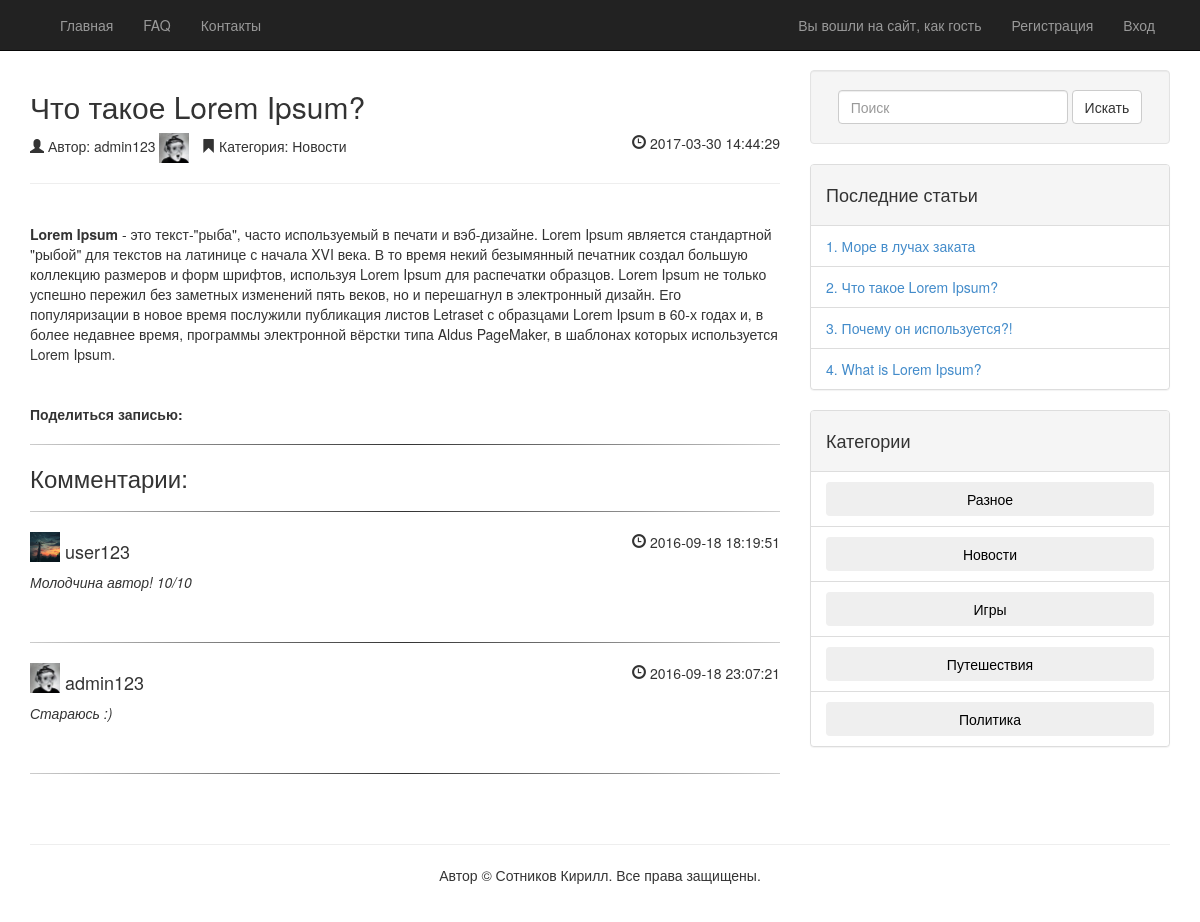
/Home/article/42, run on the app's committed database.
### tables this page shows
CREATE TABLE `articles` (
  `Id` int(11) NOT NULL,
  `Header` varchar(40) NOT NULL,
  `Article` varchar(2000) NOT NULL,
  `Datetime` datetime NOT NULL,
  `Userid` int(11) NOT NULL,
  `CategoryId` int(11) NOT NULL
);

CREATE TABLE `users` (
  `id` int(11) NOT NULL,
  `Login` varchar(30) NOT NULL,
  `Password` varchar(60) NOT NULL,
  `Role` varchar(30) NOT NULL,
  `Date` date NOT NULL,
  `Avatar` varchar(255) NOT NULL,
  `Isbanned` tinyint(1) NOT NULL
);

CREATE TABLE `categories` (
  `Id` int(11) NOT NULL,
  `Name` varchar(30) NOT NULL
);

CREATE TABLE `comments` (
  `Id` int(11) NOT NULL,
  `Text` varchar(300) NOT NULL,
  `Datetime` datetime NOT NULL,
  `UserId` int(11) NOT NULL,
  `ArticleId` int(11) NOT NULL
);

### MVC/Config/ControllerConfig.php (called while the page is built, shortened)
<?php namespace MVC\Config;
	class ControllerConfig{
		public static function getName($controllerClass){
			if (preg_match('/'.self::DIR.'\\\\(\w+)'.self::SUFFIX.'/', $controllerClass, $m)) {
				return strtolower($m[1]);
			}
			else{
				return '';
			}
		}
	}
?>

### MVC/Helpers/Path.php (called while the page is built, shortened)
<?php
class Path
{
    public static function getAbsolutePath() {
        return '';
    }
}

### MVC/Config/ViewConfig.php (called while the page is built, shortened)
<?php namespace MVC\Config;
class ViewConfig{
		public static function getTemplate(string $template = null, $controllerClass){
			if (file_exists($template)) {
				$file = $template;
			}
			else{
				$file = self::DIR."/"."Layouts/".ControllerConfig::getName($controllerClass).self::EXT;
			}
            $file = Path::getAbsolutePath() . $file;
			return $file;
		}
	}
?>

### Controllers/HomeController.php (called while the page is built, shortened)
<?php namespace Controllers;
class HomeController extends BaseController{
 		public function __construct(array $init){
 				$this->model = new HomeModel();
 		}
		public function article($id = null){
			$this->view->output($this->model->article($id));
		}
	}
?>

### MVC/Controllers/BaseController.php (called while the page is built, shortened)
<?php namespace MVC\Controllers;
	class BaseController{
		protected $id;
		protected $action;
		public function __construct(array $init){
			$this->action = $init['action'];
			if (!empty($init['id'])) {
				$this->id = $init['id'];
			}
		}
		public function executeAction(){
			return $this->{$this->action}($this->id);
		}
	}
?>

### index.php (called while the page is built, shortened)
<?php
spl_autoload_register(function($clsName){
    include_once 'MVC/Helpers/Path.php';
});
$app = new App();
$controller = $app->createController();
$controller->executeAction();

### MVC/Views/ViewModel.php (called while the page is built, shortened)
<?php namespace MVC\Views;
class ViewModel{
		public function get($name){
			if (isset($this->{$name})) {
						return $this->{$name};
				}
			else {
						return null;
				 }
		}
	}
?>

### Models/HomeModel.php (called while the page is built, shortened)
<?php namespace Models;
class HomeModel extends BaseModel{
		public function article($id = null){
			$this->viewModel->set('pageTitle', 'Статья');
			$db = MVC\Config\DbConfig::getConnection();
			$selectedArticle = mysqli_query($db,"SELECT * FROM articles WHERE Id='$id';");
			$articleRow = mysqli_fetch_array($selectedArticle);
			$result = mysqli_query($db,"SELECT * FROM comments WHERE ArticleId='$id'");
			$num_result = mysqli_num_rows($result);
			$allCommentsResults = array();
			for ($i = 0; $i<$num_result; $i++) {
				$allCommentsResults[] = mysqli_fetch_array($result);
			}
			$categoryId = $articleRow['CategoryId'];
			$result = mysqli_query($db,"SELECT * FROM categories WHERE Id='$categoryId'");
			$categoryrow = mysqli_fetch_array($result);
			$userId = $articleRow['Userid'];
			$result2 = mysqli_query($db,"SELECT * FROM users WHERE id='$userId'");
			$userrow = mysqli_fetch_array($result2);
			$this->viewModel->set('commenterror',$commenterror);
			$this->viewModel->set('articleRow',$articleRow);
			$this->viewModel->set('allCommentsResults',$allCommentsResults);
			$this->viewModel->set('categoryrow', $categoryrow);
			$this->viewModel->set('userrow', $userrow);
			return $this->viewModel;
		}
	}
?>

### Views/Home/article.php (the view, shortened to what this page needs)
<?php
$db = MVC\Config\DbConfig::getConnection();
$articleRow = $viewModel->get('articleRow');
$allCommentsResults = $viewModel->get('allCommentsResults');
$userrow = $viewModel->get('userrow');
$categoryrow = $viewModel->get('categoryrow');
?>
<article>
    <h2><?php echo $articleRow['Header'] ?></h2>
    <div class="row">
        <div class="group1 col-sm-6 col-md-6">
            <span class="glyphicon glyphicon-user"></span> Автор:
            <?php echo $userrow["Login"] ?>
            <img width="30" ; height="30" ; alt="userPicture"
                 src="/static/<?php echo $userrow['Avatar'] ?>">
            <span class="glyphicon glyphicon-bookmark"></span> Категория:
            <?php echo $categoryrow["Name"] ?>
        </div>
        <div class="group2 col-sm-6 col-md-6">
            <div class="pull-right"><?php echo "&nbsp;" . $articleRow["Datetime"] ?></div>
            <span class="glyphicon glyphicon-time pull-right"></span>
        </div>
    </div>
    <hr>
    <br/>
    <div class="container123" style=" word-wrap:break-word;"><?php echo $articleRow["Article"] ?></div>
    <div class="pull-left">
        <b>Поделиться записью:</b>
    </div>
    <br/>
    <hr style=" border: 0;
		    height: 1px;
		    background: #333;
		    background-image: linear-gradient(to right, #ccc, #333, #ccc);">
</article>
<h3>Комментарии:</h3>
<hr style=" border: 0;
		    height: 1px;
		    background: #333;
		    background-image: linear-gradient(to right, #ccc, #333, #ccc);">
<ul id="comments" class="comments">
    <?php foreach ($allCommentsResults as $commentRow) {
        $userId = $commentRow['UserId'];
        $result = mysqli_query($db, "SELECT * FROM users WHERE id='$userId'");
        $userRow = mysqli_fetch_array($result); ?>
        <li class="comment">
            <div class="clearfix">
                <img class="pull-left" width="30" ; height="30" ; alt="userPicture"
                     src="/static/<?php echo $userRow['Avatar'] ?>">
                <h4 class="pull-left"><?php echo "&nbsp;" . $userRow['Login'] ?></h4>
                <p class="pull-right"><?php echo "&nbsp;" . $commentRow['Datetime'] ?></p>
                <span class="glyphicon glyphicon-time pull-right"></span>
            </div>
            <p cols="20">
                <em style=" word-wrap:break-word;"><?php echo $commentRow['Text'] ?></em>
            </p>
            <br/>
            <hr style=" border: 0;
		    height: 1px;
		    background: #333;
		    background-image: linear-gradient(to right, #ccc, #333, #ccc);">
        </li>
    <?php } ?>
</ul>

### MVC/Views/View.php (shortened to what this page needs)
<?php namespace MVC\Views;
class View{
		protected $viewFile;
		protected $controllerClass;
		protected $template;
		public function __construct($controllerClass, $action, $template){
			$this->viewFile = ViewConfig::getFile($controllerClass, $action);
			$this->controllerClass = $controllerClass;
			$this->template = $template;
		}
		public function output(ViewModel $viewModel){
			$template = ViewConfig::getTemplate($this->template,$this->controllerClass);
			if (file_exists($template)) {
                require $template;
			}
			elseif (file_exists($this->viewFile)) {
				require $this->viewFile;
			}
			else{
                echo "error";
			}
		}
	}
?>

### Views/Layouts/home.php (shortened to what this page needs)
<?php
$db = MVC\Config\DbConfig::getConnection();
?>
<!DOCTYPE html>
<html>
<head>
    <link href='/static/css/bootstrap.css' rel="stylesheet" type="text/css">
    <link href='/static/css/site.css' rel="stylesheet" type="text/css">
</head>
<body>
<header>
    <div class="navbar navbar-inverse navbar-fixed-top">
        <div class="container">
            <div class="navbar-collapse collapse">
                <ul class="nav navbar-nav">
                    <li><?php MVC\Helpers\Html::actionLink("index", "Главная", "Home") ?></li>
                    <li><?php MVC\Helpers\Html::actionLink("about", "FAQ", "Home") ?></li>
                    <li><?php MVC\Helpers\Html::actionLink("contact", "Контакты", "Home") ?></li>
                </ul>
                <ul class="nav navbar-nav navbar-right">
                    <li><?php
                        if (empty($_SESSION['Login']) or empty($_SESSION['Id'])) {
                            echo "<a>Вы вошли на сайт, как гость</a>";
                        } else {
                            if ($_SESSION['Role'] == 'админ') {
                                header('Location: /Admin/');
                            } else {
                                header('Location: /User/');
                            }
                        } ?></li>
                    <li><?php MVC\Helpers\Html::actionLink("register", "Регистрация", "Home") ?></li>
                    <li><?php MVC\Helpers\Html::actionLink("login", "Вход", "Home") ?></li>
                </ul>
            </div>
        </div>
    </div>
</header>
<div class="container body-content">
    <div class="row">
        <div style="background-color:white; margin-top:20px;" class="col-md-8">
            <?php
            require $this->viewFile;
            ?>
        </div>
        <div class="col-md-4">
            <form action="/Home/search" method="post">
                <div style="margin-top:20px;" class="well">
                    <div class="form-inline text-center">
                        <input type="text" name="search" style="width:230px;" class="form-control" placeholder="Поиск">
                        <button type="submit" class="btn btn-default">Искать</button>
                    </div>
                </div>
            </form>
            <div class="panel panel-default">
                <div class="panel-heading">
                    <h4>Последние статьи</h4>
                </div>
                <ul class="list-group">
                    <?php
                    $i = 0;
                    $query = mysqli_query($db, "SELECT * FROM articles ORDER BY Id DESC");
                    while ($someresult = mysqli_fetch_array($query)) {
                        $i++;
                        $header = $someresult['Header'];
                        if ($i == 5) {
                            break;
                        } ?>
                        <li class="list-group-item"><?php MVC\Helpers\Html::actionLink("article", $i . '. ' . $header, "Home", $someresult['Id'], ["class" => ""]) ?></li>
                        <?php
                    }
                    ?>
                </ul>
            </div>
            <div class="panel panel-default">
                <div class="panel-heading">
                    <h4>Категории</h4>
                </div>
                <ul class="list-group">
                    <?php
                    $query2 = mysqli_query($db, "SELECT * FROM categories");
                    echo "<form action=\"/Home/selectedcategory\" method=\"post\">";
                    while ($someresult2 = mysqli_fetch_array($query2)) {
                        $category = $someresult2['Name'];
                        echo "<li class=\"list-group-item\">";
                        echo "<input style=\"width:100%;\" class=\"btn\" type=\"submit\" name=\"categoryName\" value=" . $category . ">";
                        echo "</li>";
                    }
                    echo "</form>";
                    ?>
                </ul>
            </div>
        </div>
    </div>
</div>
<footer>
    <div class="container">
        <hr/>
        <p class="text-center">Автор © Сотников Кирилл. Все права защищены.</p>
    </div>
</footer>
</body>
</html>

### MVC/Helpers/Html.php
<?php namespace MVC\Helpers;
class Html
{
    public static function actionLink($action, $link, $controller = '', $id = '', $attr = [])
    {
        echo "<a href='/$controller/$action/$id'>$link</a>";
    }
}

### static/css/site.css (style rules this page uses)
.body-content { padding-left: 15px; padding-right: 15px; }
input, select { max-width: 400px; }
footer { margin: 10px 0; }
#comments, #comments li { margin: 0; padding: 0; }
#comments li { list-style: none; }

### Views/Layouts/home.php (style rules this page uses)
div .container123 { width: 100%; max-width: 750px; margin: 0 auto; }
img { max-width: 100%; max-height: 450px; }

### data on the page
articles: Header "Что такое Lorem Ipsum?", Datetime "2017-03-30 14:44:29", Article "Lorem Ipsum - это текст-\"рыба\", часто используемый в печати и вэб-дизайне. Lorem Ipsum является стандартной \"рыбой\" для текстов на латинице с начала XVI века. В то время некий безымянный печатник создал большую коллекцию размеров и форм шрифтов, используя Lorem Ipsum для распечатки образцов. Lorem Ipsum не только успешно пережил без заметных изменений пять веков, но и перешагнул в электронный дизайн. Его популяризации в новое время послужили публикация листов Letraset с образцами Lorem Ipsum в 60-х годах и, в более недавнее время, программы электронной вёрстки типа Aldus PageMaker, в шаблонах которых используется Lorem Ipsum.", link "2. Что такое Lorem Ipsum?"
users: Login "admin123", Avatar (picture)
categories: Name "Новости", categoryName "Новости"
comments: UserId.Avatar (picture), UserId.Login "user123", Datetime "2016-09-18 18:19:51", Text "Молодчина автор! 10/10"
comments: UserId.Avatar (picture), UserId.Login "admin123", Datetime "2016-09-18 23:07:21", Text "Стараюсь :)"
articles: link "1. Море в лучах заката"
articles: link "3. Почему он используется?!"
articles: link "4. What is Lorem Ipsum?"
categories: categoryName "Разное"
categories: categoryName "Игры"
categories: categoryName "Путешествия"
categories: categoryName "Политика"

### other printed values
$link "Главная FAQ Контакты Регистрация Вход"
